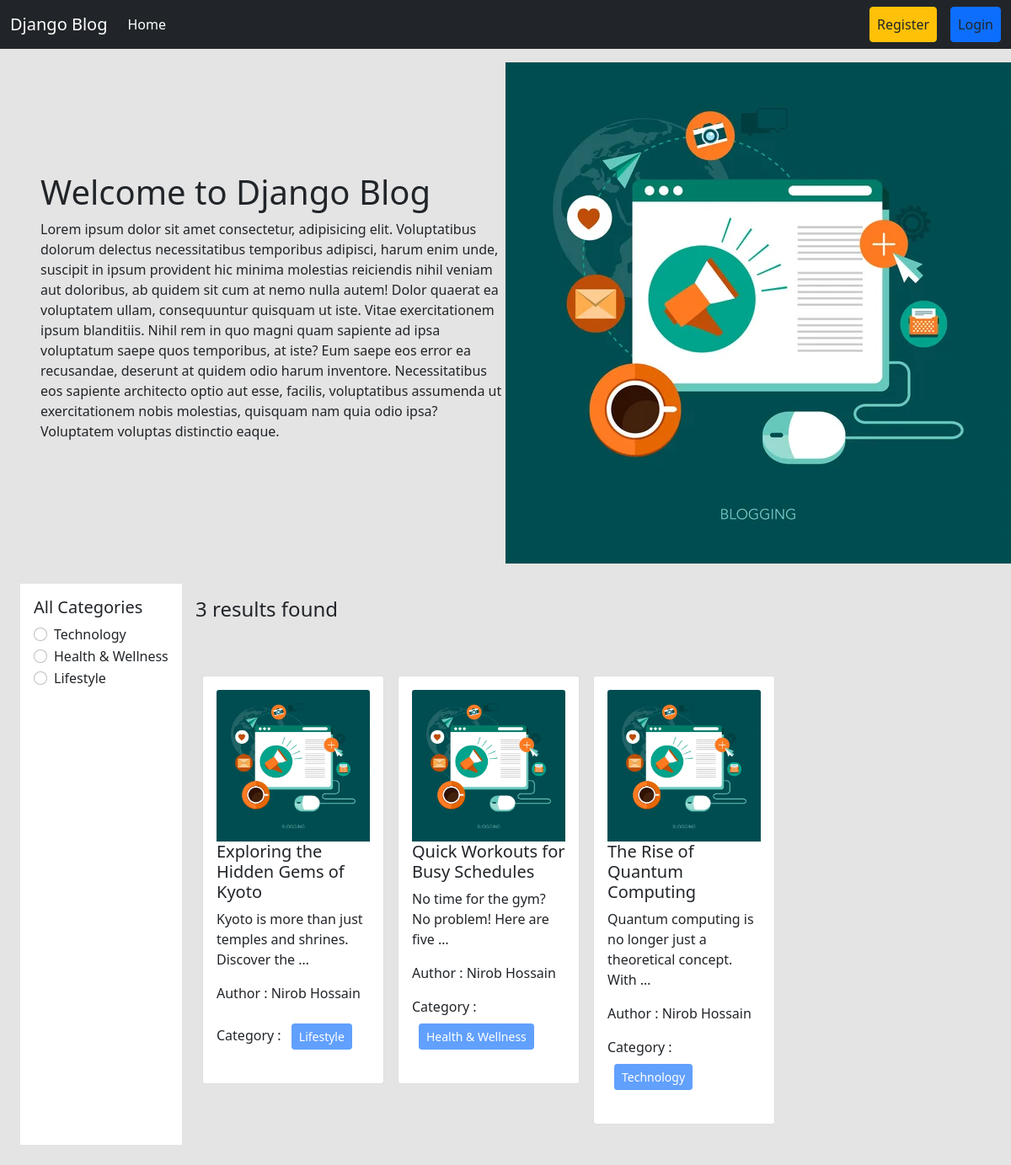
The page / on the database its author committed.
### categories/models.py (models this page shows, shortened)
class Category(models.Model):
    name = models.CharField(max_length=100)
    slug = models.SlugField(max_length=100,unique=True, null=True, blank=True)

### posts/models.py (models this page shows, shortened)
class Post(models.Model):
    title = models.CharField(max_length=50)
    content = models.TextField()
    category = models.ManyToManyField(Category)
    author = models.ForeignKey(User, on_delete=models.CASCADE)
    image = models.ImageField(upload_to='posts/media/uploads/', blank = True, null = True)

### blog_project/views.py (the view)
# urls.py: path('', views.home, name='homepage'),
def home(request, category_slug = None):
    data = Post.objects.all()
    if category_slug is not None:
        category = Category.objects.get(slug = category_slug)
        data = Post.objects.filter(category  = category)
    categories = Category.objects.all()
    return render(request, 'home.html', {'data' : data, 'category' : categories})

### templates/home.html
{% extends 'base.html' %}
{% load static %}
{% block content %}
<div class="d-flex flex-wrap px-5 pt-3 align-items-center">
  <div class="col-6">
    <h1>Welcome to Django Blog</h1>
    <p>Lorem ipsum dolor sit amet consectetur, adipisicing elit. Voluptatibus dolorum delectus necessitatibus temporibus adipisci, harum enim unde, suscipit in ipsum provident hic minima molestias reiciendis nihil veniam aut doloribus, ab quidem sit cum at nemo nulla autem! Dolor quaerat ea voluptatem ullam, consequuntur quisquam ut iste. Vitae exercitationem ipsum blanditiis. Nihil rem in quo magni quam sapiente ad ipsa voluptatum saepe quos temporibus, at iste? Eum saepe eos error ea recusandae, deserunt at quidem odio harum inventore. Necessitatibus eos sapiente architecto optio aut esse, facilis, voluptatibus assumenda ut exercitationem nobis molestias, quisquam nam quia odio ipsa? Voluptatem voluptas distinctio eaque.</p>
  </div>
  <div class="col-6">
<img src="{% static 'header.jpg' %}" />
  </div>
</div>
<div class="d-flex flex-wrap p-4">
  <div class="col-2 bg-white p-3" >
    <h5>All Categories</h5>
    {% for cat in category %}
    <div class="form-check">
      <input
        class="form-check-input"
        type="radio"
        name="category"
        id="{{cat.id}}"
      />
      <label class="form-check-label" for="{{cat.id}}">
        <a href="{% url 'category_wise_post' cat.slug %}" class="text-decoration-none text-dark" >{{cat.name}}</a>
      </label>
    </div>
    {% endfor %}
  </div>
  <div class="col-10 p-3">
    <h4>{{data | length}} results found</h4>
    <div class="d-flex flex-wrap pt-5">
      {% for post in data %}
      <div class="col-sm-3">
        <div class="card m-2">
          <div class="card-body">
            <img src="{{post.image.url}}" class="card-img-top" alt="...">
            <h5 class="card-title"><a href="{% url 'detail_post' post.id %}" class="text-decoration-none text-dark">{{post.title}}</a></h5>
            <p class="card-text">{{post.content |truncatewords:10}}</p>
            <p>Author : {{post.author.first_name}} {{post.author.last_name}}</p>
            <p>
              Category : {% for cat in post.category.all %}
              <button class="btn btn-primary btn-sm m-2" disabled>
                {{cat.name}}
              </button>
              {% endfor %}
            </p>
          </div>
        </div>
      </div>
      {% endfor %}
    </div>
  </div>
</div>
{% endblock %}

### templates/base.html (shortened to what this page needs)
<!DOCTYPE html>
<html lang="en">
  <head>
    <link
      href="https://cdn.jsdelivr.net/npm/bootstrap@5.0.2/dist/css/bootstrap.min.css"
      rel="stylesheet"
    />
  </head>
  <body style="background-color : #e4e4e4">
    <nav class="navbar navbar-expand-lg navbar-dark bg-dark">
      <div class="container-fluid">
        <a class="navbar-brand" href="{% url 'homepage' %}">Django Blog</a>
        <div class="collapse navbar-collapse" id="navbarSupportedContent">
          <ul class="navbar-nav me-auto mb-2 mb-lg-0">
            <li class="nav-item">
              <a class="nav-link active" aria-current="page" href="{% url 'homepage' %}">Home</a>
            </li>
          </ul>
          <div class="d-flex">
            <ul class="navbar-nav me-auto mb-2 mb-lg-0">
              {% if request.user.is_authenticated %}
              <li class="nav-item mx-3">
                <a class="nav-link btn btn-warning text-dark" href="{% url 'profile' %}">Profile</a>
              </li>
              <li class="nav-item mx-3">
                <form id="logout-form" action="{% url 'user_logout' %}" method="post" style="display: none;">
                  {% csrf_token %}
                </form>
                <a class="nav-link btn btn-danger text-dark" href="#" onclick="document.getElementById('logout-form').submit();">Logout</a>
              </li>
              {% else %}
              <li class="nav-item mx-3">
                <a class="nav-link btn btn-warning text-dark" href="{% url 'register' %}">Register</a>
              </li>
              <li class="nav-item">
                <a class="nav-link btn btn-primary text-dark" href="{% url 'user_login' %}">Login</a>
              </li>
              {% endif %}
            </ul>
          </div>
        </div>
      </div>
    </nav>
    {% block content %} {% endblock %}
  </body>
</html>

### rows shown on the page
Category: name "Technology"
Category: name "Health & Wellness"
Category: name "Lifestyle"
Post: image (picture), title "Exploring the Hidden Gems of Kyoto", content "Kyoto is more than just temples and shrines. Discover the …", author.first_name "Nirob", author.last_name "Hossain"
Post: image (picture), title "Quick Workouts for Busy Schedules", content "No time for the gym? No problem! Here are five …", author.first_name "Nirob", author.last_name "Hossain"
Post: image (picture), title "The Rise of Quantum Computing", content "Quantum computing is no longer just a theoretical concept. With …", author.first_name "Nirob", author.last_name "Hossain"

### other values the page prints
{{ data | length }} "3"
